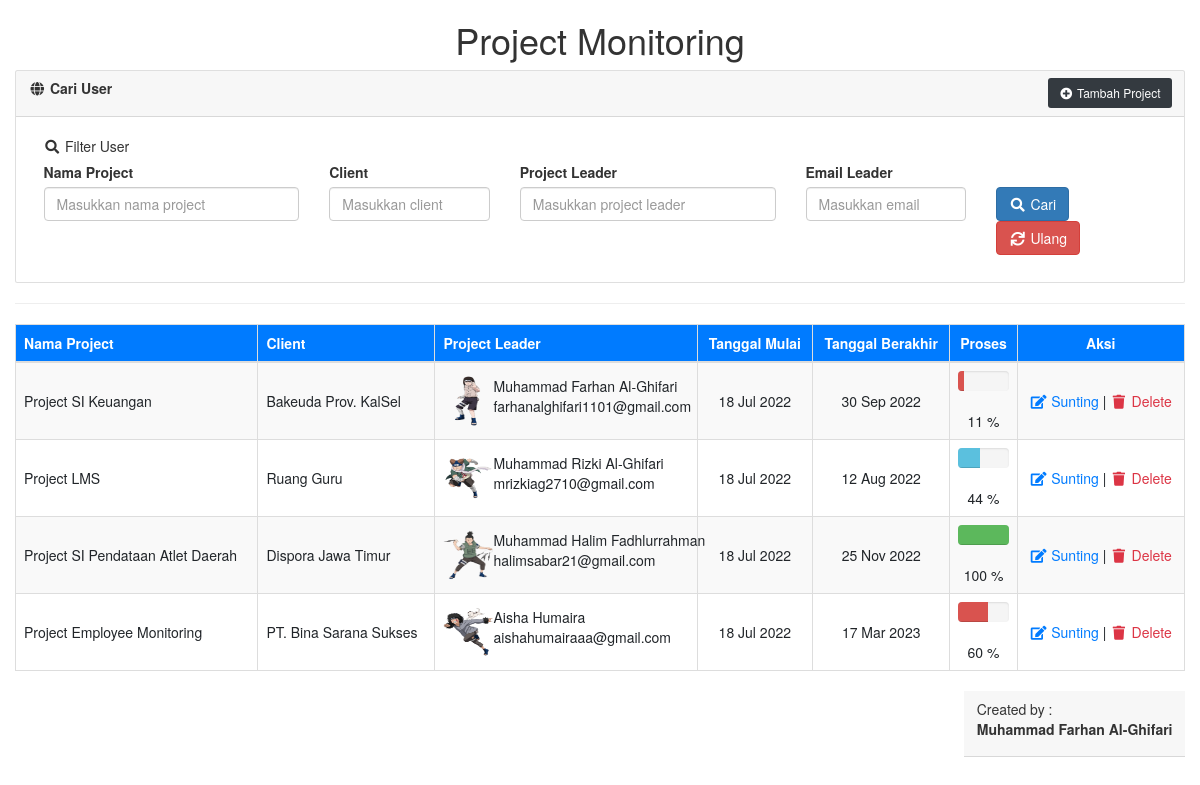
/project.php, run on the app's committed database.
### tables this page shows
CREATE TABLE `project` (
  `id` int(11) NOT NULL,
  `project_name` varchar(64) NOT NULL,
  `client` varchar(64) NOT NULL,
  `project_leader` varchar(64) NOT NULL,
  `email` varchar(64) NOT NULL,
  `foto` varchar(255) DEFAULT NULL,
  `start_date` date NOT NULL,
  `end_date` date NOT NULL,
  `progress` int(11) NOT NULL
);

### include/Database.php (called while the page is built, shortened)
<?php
class Database{
    protected $pdo;
    public function __construct(\PDO $pdo)
    {
        $this->pdo = $pdo;
        $this->pdo->setAttribute(\PDO::ATTR_ERRMODE, \PDO::ERRMODE_EXCEPTION);
    }
    public function getAllRecords($tableName, $fields='*', $cond='', $orderBy='', $limit='')
    {
        $stmt = $this->pdo->prepare("SELECT $fields FROM $tableName WHERE 1 ".$cond." ".$orderBy." ".$limit);
        $stmt->execute();
        $rows = $stmt->fetchAll(PDO::FETCH_ASSOC);
        return $rows;
    }
}
?>

### config.php (called while the page is built, shortened)
<?php
include_once('include/Database.php');
$dsn	= 	"mysql:dbname=".SS_DB_NAME.";host=".SS_DB_HOST."";
$pdo	=	"";
try {
	$pdo = new PDO($dsn, SS_DB_USER, SS_DB_PASSWORD);
}catch (PDOException $e) {
	echo "Koneksi ke database gagal, pesan error  : " . $e->getMessage();
}
$db 	=	new Database($pdo);
?>

### project.php (the view, shortened to what this page needs)
<?php include_once('config.php');?>
<!doctype html>
<html lang="en-US" xmlns:fb="https://www.facebook.com/2008/fbml" xmlns:addthis="https://www.addthis.com/help/api-spec"
	prefix="og: http://ogp.me/ns#" class="no-js">
<head>
	<link rel="stylesheet" href="https://code.jquery.com/ui/1.12.0/themes/smoothness/jquery-ui.css" type="text/css">
	<link rel="stylesheet" href="https://stackpath.bootstrapcdn.com/bootstrap/4.2.1/css/bootstrap.min.css"
>
	<link rel="stylesheet" href="https://maxcdn.bootstrapcdn.com/bootstrap/3.4.1/css/bootstrap.min.css">
	<link rel="stylesheet" href="https://use.fontawesome.com/releases/v5.6.3/css/all.css"
>
</head>
<body>
	<?php
	$condition	=	'';
	$userData	=	$db->getAllRecords('project','*',$condition,'ORDER BY id ASC');
	?>
	<div class="container-fluid">
		<h1 style="text-align:center ;">Project Monitoring</h1>
		<div class="card">
			<div class="card-header"><i class="fa fa-fw fa-globe"></i> <strong>Cari User</strong> <a
					href="tambah-project.php" class="float-right btn btn-dark btn-sm"><i
						class="fa fa-fw fa-plus-circle"></i>
					Tambah Project</a></div>
			<div class="card-body">
				<div class="col-sm-12">
					<h5 class="card-title"><i class="fa fa-fw fa-search"></i> Filter User</h5>
					<form method="get">
						<div class="row">
							<div class="col-sm-3">
								<div class="form-group">
									<label>Nama Project</label>
									<input type="text" name="project_name" id="project_name" class="form-control"
										value="<?php echo isset($_REQUEST['project_name'])?$_REQUEST['project_name']:''?>"
										placeholder="Masukkan nama project">
								</div>
							</div>
							<div class="col-sm-2">
								<div class="form-group">
									<label>Client</label>
									<input type="text" name="client" id="client" class="form-control"
										value="<?php echo isset($_REQUEST['client'])?$_REQUEST['client']:''?>"
										placeholder="Masukkan client">
								</div>
							</div>
							<div class="col-sm-3">
								<div class="form-group">
									<label>Project Leader</label>
									<input type="tel" name="project_leader" id="project_leader" class="form-control"
										value="<?php echo isset($_REQUEST['project_leader'])?$_REQUEST['project_leader']:''?>"
										placeholder="Masukkan project leader">
								</div>
							</div>
							<div class="col-sm-2">
								<div class="form-group">
									<label>Email Leader</label>
									<input type="email" name="email" id="email" class="form-control"
										value="<?php echo isset($_REQUEST['email'])?$_REQUEST['email']:''?>"
										placeholder="Masukkan email">
								</div>
							</div>
							<div class="col-sm-2">
								<div class="form-group">
									<label>&nbsp;</label>
									<div>
										<button type="submit" name="submit" value="search" id="submit"
											class="btn btn-primary"><i class="fa fa-fw fa-search"></i> Cari</button>
										<a href="<?php echo $_SERVER['PHP_SELF'];?>" class="btn btn-danger"><i
												class="fa fa-fw fa-sync"></i> Ulang</a>
									</div>
								</div>
							</div>
						</div>
				</div>
			</div>
		</div>
		<hr>
		<div>
			<table class="table table-striped table-bordered">
				<thead>
					<tr class="bg-primary text-white">
						<th>Nama Project</th>
						<th>Client</th>
						<th>Project Leader</th>
						<th class="text-center">Tanggal Mulai</th>
						<th class="text-center">Tanggal Berakhir</th>
						<th class="text-center">Proses</th>
						<th class="text-center">Aksi</th>
					</tr>
				</thead>
				<tbody>
					<?php
					if(count($userData)>0){
						foreach($userData as $val){
					?>
					<tr>
						<td class="text-left align-middle"><?php echo $val['project_name'];?></td>
						<td class="text-left align-middle"><?php echo $val['client'];?></td>
						<td class="text-left align-middle">
							<div class="row">
								<img class="ml-4 mr-4 align-middle" width="50" height="50"
									src="foto_leader/<?php echo $val['foto'];?>" alt="">
								<div class="row"><?php echo $val['project_leader'];?><br><?php echo $val['email'];?>
								</div>
							</div>
						</td>
						<td class="text-center align-middle" align="center">
							<?php echo date('d M Y',strtotime($val['start_date']));?></td>
						<td class="text-center align-middle" align="center">
							<?php echo date('d M Y',strtotime($val['end_date']));?></td>
						<td class="text-center align-middle">
							<div class="progress">
								<?php
								$classProgress = 'danger';
								if($val['progress'] > 0 && $val['progress'] <=30){
									$classProgress = 'danger';
								} elseif ($val['progress'] > 30 && $val['progress'] <=50){
									$classProgress = 'info';
								} elseif ($val['progress'] >= 70){
									$classProgress = 'success';
								}
								?>
								<div class="progress-bar progress-bar-<?php echo $classProgress?>" role="progressbar"
									aria-valuenow="<?php echo $val['progress'];?>" aria-valuemin="0" aria-valuemax="100"
									style="width:<?php echo $val['progress'];?>%">
								</div>
							</div>
							<div>
								<?php echo $val['progress'];?> %
							</div>
						</td>
						<td class="text-center align-middle" align="center">
							<a href="ubah-project.php?editId=<?php echo $val['id'];?>" class="text-primary"><i
									class="fa fa-fw fa-edit"></i> Sunting</a> |
							<a href="hapus.php?delId=<?php echo $val['id'];?>" class="text-danger"
								onClick="return confirm('Anda yakin ingin menghapus project ini?');"><i
									class="fa fa-fw fa-trash"></i> Delete</a>
						</td>
					</tr>
					<?php
						}
					}else{
					?>
					<tr>
						<td colspan="6" align="center">Data tidak ada!</td>
					</tr>
					<?php } ?>
				</tbody>
			</table>
		</div>
		<div class="card-header float-right">
			Created by : <br><strong>Muhammad Farhan Al-Ghifari</strong></p>
		</div>
</body>
</html>

### data on the page
project: project_name "Project SI Keuangan", client "Bakeuda Prov. KalSel", foto (picture), project_leader "Muhammad Farhan Al-Ghifari", email "farhanalghifari1101@gmail.com", start_date "18 Jul 2022", end_date "30 Sep 2022", progress "11"
project: project_name "Project LMS", client "Ruang Guru", foto (picture), project_leader "Muhammad Rizki Al-Ghifari", email "mrizkiag2710@gmail.com", start_date "18 Jul 2022", end_date "12 Aug 2022", progress "44"
project: project_name "Project SI Pendataan Atlet Daerah", client "Dispora Jawa Timur", foto (picture), project_leader "Muhammad Halim Fadhlurrahman", email "halimsabar21@gmail.com", start_date "18 Jul 2022", end_date "25 Nov 2022", progress "100"
project: project_name "Project Employee Monitoring", client "PT. Bina Sarana Sukses", foto (picture), project_leader "Aisha Humaira", email "aishahumairaaa@gmail.com", start_date "18 Jul 2022", end_date "17 Mar 2023", progress "60"
